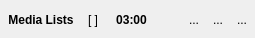
            <widget class="QFrame" name="widgetSet">
             <property name="sizePolicy">
              <sizepolicy hsizetype="Preferred" vsizetype="Fixed">
               <horstretch>0</horstretch>
               <verstretch>0</verstretch>
              </sizepolicy>
             </property>
             <property name="minimumSize">
              <size>
               <width>0</width>
               <height>38</height>
              </size>
             </property>
             <property name="maximumSize">
              <size>
               <width>16777215</width>
               <height>38</height>
              </size>
             </property>
             <layout class="QHBoxLayout" name="horizontalLayout_7">
              <property name="spacing">
               <number>0</number>
              </property>
              <property name="leftMargin">
               <number>1</number>
              </property>
              <property name="topMargin">
               <number>2</number>
              </property>
              <property name="rightMargin">
               <number>1</number>
              </property>
              <property name="bottomMargin">
               <number>0</number>
              </property>
              <item>
               <widget class="QToolButton" name="collectionButton">
                <property name="sizePolicy">
                 <sizepolicy hsizetype="Preferred" vsizetype="Expanding">
                  <horstretch>0</horstretch>
                  <verstretch>0</verstretch>
                 </sizepolicy>
                </property>
                <property name="font">
                 <font>
                  <weight>75</weight>
                  <bold>true</bold>
                 </font>
                </property>
                <property name="toolTip">
                 <string>View Media Lists</string>
                </property>
                <property name="text">
                 <string>Media Lists</string>
                </property>
                <property name="icon">
                 <iconset>
                  <normaloff>convenience/view-media-playlist.png</normaloff>convenience/view-media-playlist.png</iconset>
                </property>
                <property name="iconSize">
                 <size>
                  <width>32</width>
                  <height>32</height>
                 </size>
                </property>
                <property name="toolButtonStyle">
                 <enum>Qt::ToolButtonTextBesideIcon</enum>
                </property>
                <property name="autoRaise">
                 <bool>true</bool>
                </property>
               </widget>
              </item>
              <item>
               <widget class="QFrame" name="frame_13">
                <property name="frameShape">
                 <enum>QFrame::NoFrame</enum>
                </property>
                <property name="frameShadow">
                 <enum>QFrame::Raised</enum>
                </property>
                <layout class="QVBoxLayout" name="verticalLayout_14">
                 <property name="spacing">
                  <number>0</number>
                 </property>
                 <property name="margin">
                  <number>0</number>
                 </property>
                </layout>
               </widget>
              </item>
              <item>
               <widget class="SToolButton" name="fullScreen">
                <property name="toolTip">
                 <string>Show full screen</string>
                </property>
                <property name="text">
                 <string>[ ]</string>
                </property>
                <property name="icon">
                 <iconset>
                  <normaloff>convenience/view-fullscreen.png</normaloff>convenience/view-fullscreen.png</iconset>
                </property>
                <property name="iconSize">
                 <size>
                  <width>16</width>
                  <height>16</height>
                 </size>
                </property>
                <property name="checkable">
                 <bool>true</bool>
                </property>
                <property name="popupMode">
                 <enum>QToolButton::DelayedPopup</enum>
                </property>
                <property name="autoRaise">
                 <bool>true</bool>
                </property>
               </widget>
              </item>
              <item>
               <widget class="QFrame" name="frame_15">
                <property name="frameShape">
                 <enum>QFrame::NoFrame</enum>
                </property>
                <property name="frameShadow">
                 <enum>QFrame::Raised</enum>
                </property>
                <layout class="QVBoxLayout" name="verticalLayout_15">
                 <property name="spacing">
                  <number>0</number>
                 </property>
                 <property name="margin">
                  <number>0</number>
                 </property>
                </layout>
               </widget>
              </item>
              <item>
               <spacer name="horizontalSpacer_10">
                <property name="orientation">
                 <enum>Qt::Horizontal</enum>
                </property>
                <property name="sizeType">
                 <enum>QSizePolicy::Fixed</enum>
                </property>
                <property name="sizeHint" stdset="0">
                 <size>
                  <width>4</width>
                  <height>20</height>
                 </size>
                </property>
               </spacer>
              </item>
              <item>
               <widget class="SFrame" name="volumeFrame">
                <property name="sizePolicy">
                 <sizepolicy hsizetype="Minimum" vsizetype="Preferred">
                  <horstretch>0</horstretch>
                  <verstretch>0</verstretch>
                 </sizepolicy>
                </property>
                <property name="maximumSize">
                 <size>
                  <width>16777215</width>
                  <height>16777215</height>
                 </size>
                </property>
                <property name="frameShape">
                 <enum>QFrame::NoFrame</enum>
                </property>
                <property name="frameShadow">
                 <enum>QFrame::Raised</enum>
                </property>
                <layout class="QHBoxLayout" name="horizontalLayout_8">
                 <property name="spacing">
                  <number>0</number>
                 </property>
                 <property name="margin">
                  <number>0</number>
                 </property>
                </layout>
               </widget>
              </item>
              <item>
               <widget class="QToolButton" name="seekTime">
                <property name="sizePolicy">
                 <sizepolicy hsizetype="Preferred" vsizetype="Fixed">
                  <horstretch>0</horstretch>
                  <verstretch>0</verstretch>
                 </sizepolicy>
                </property>
                <property name="font">
                 <font>
                  <weight>75</weight>
                  <bold>true</bold>
                 </font>
                </property>
                <property name="toolTip">
                 <string>&lt;b&gt;Time elapsed&lt;/b&gt;&lt;br&gt;Click to show remaining time</string>
                </property>
                <property name="text">
                 <string notr="true">03:00</string>
                </property>
                <property name="autoRaise">
                 <bool>true</bool>
                </property>
               </widget>
              </item>
              <item>
               <widget class="SFrame" name="toolsFrame">
                <property name="sizePolicy">
                 <sizepolicy hsizetype="Minimum" vsizetype="Preferred">
                  <horstretch>0</horstretch>
                  <verstretch>0</verstretch>
                 </sizepolicy>
                </property>
                <property name="frameShape">
                 <enum>QFrame::NoFrame</enum>
                </property>
                <property name="frameShadow">
                 <enum>QFrame::Raised</enum>
                </property>
                <layout class="QHBoxLayout" name="horizontalLayout_9">
                 <property name="spacing">
                  <number>0</number>
                 </property>
                 <property name="margin">
                  <number>0</number>
                 </property>
                </layout>
               </widget>
              </item>
              <item>
               <widget class="QFrame" name="seekFrame">
                <property name="sizePolicy">
                 <sizepolicy hsizetype="Preferred" vsizetype="Preferred">
                  <horstretch>0</horstretch>
                  <verstretch>0</verstretch>
                 </sizepolicy>
                </property>
                <property name="frameShape">
                 <enum>QFrame::NoFrame</enum>
                </property>
                <property name="frameShadow">
                 <enum>QFrame::Raised</enum>
                </property>
                <layout class="QHBoxLayout" name="horizontalLayout_4">
                 <property name="spacing">
                  <number>0</number>
                 </property>
                 <property name="margin">
                  <number>0</number>
                 </property>
                </layout>
               </widget>
              </item>
              <item>
               <widget class="Phonon::SeekSlider" name="seekSlider">
                <property name="sizePolicy">
                 <sizepolicy hsizetype="Expanding" vsizetype="Expanding">
                  <horstretch>0</horstretch>
                  <verstretch>0</verstretch>
                 </sizepolicy>
                </property>
                <property name="toolTip">
                 <string/>
                </property>
               </widget>
              </item>
              <item>
               <spacer name="horizontalSpacer">
                <property name="orientation">
                 <enum>Qt::Horizontal</enum>
                </property>
                <property name="sizeType">
                 <enum>QSizePolicy::Fixed</enum>
                </property>
                <property name="sizeHint" stdset="0">
                 <size>
                  <width>2</width>
                  <height>20</height>
                 </size>
                </property>
               </spacer>
              </item>
              <item>
               <widget class="QFrame" name="frame_14">
                <property name="frameShape">
                 <enum>QFrame::NoFrame</enum>
                </property>
                <property name="frameShadow">
                 <enum>QFrame::Raised</enum>
                </property>
                <layout class="QVBoxLayout" name="verticalLayout_12">
                 <property name="spacing">
                  <number>0</number>
                 </property>
                 <property name="leftMargin">
                  <number>0</number>
                 </property>
                 <property name="topMargin">
                  <number>8</number>
                 </property>
                 <property name="rightMargin">
                  <number>0</number>
                 </property>
                 <property name="bottomMargin">
                  <number>0</number>
                 </property>
                </layout>
               </widget>
              </item>
              <item>
               <widget class="SToolButton" name="volumeIcon">
                <property name="sizePolicy">
                 <sizepolicy hsizetype="Fixed" vsizetype="Fixed">
                  <horstretch>0</horstretch>
                  <verstretch>0</verstretch>
                 </sizepolicy>
                </property>
                <property name="toolTip">
                 <string>Mute volume</string>
                </property>
                <property name="text">
                 <string/>
                </property>
                <property name="icon">
                 <iconset>
                  <normaloff>../convenience/preferences-desktop-text-to-speech.png</normaloff>../convenience/preferences-desktop-text-to-speech.png</iconset>
                </property>
                <property name="iconSize">
                 <size>
                  <width>16</width>
                  <height>16</height>
                 </size>
                </property>
                <property name="checkable">
                 <bool>true</bool>
                </property>
                <property name="autoRaise">
                 <bool>true</bool>
                </property>
               </widget>
              </item>
              <item>
               <widget class="Phonon::VolumeSlider" name="volumeSlider">
                <property name="sizePolicy">
                 <sizepolicy hsizetype="Maximum" vsizetype="Expanding">
                  <horstretch>0</horstretch>
                  <verstretch>0</verstretch>
                 </sizepolicy>
                </property>
                <property name="maximumSize">
                 <size>
                  <width>70</width>
                  <height>16777215</height>
                 </size>
                </property>
                <property name="toolTip">
                 <string>Volume</string>
                </property>
               </widget>
              </item>
              <item>
               <spacer name="horizontalSpacer_3">
                <property name="orientation">
                 <enum>Qt::Horizontal</enum>
                </property>
                <property name="sizeType">
                 <enum>QSizePolicy::Fixed</enum>
                </property>
                <property name="sizeHint" stdset="0">
                 <size>
                  <width>2</width>
                  <height>20</height>
                 </size>
                </property>
               </spacer>
              </item>
              <item>
               <widget class="QToolButton" name="mediaPrevious">
                <property name="text">
                 <string>...</string>
                </property>
                <property name="icon">
                 <iconset>
                  <normaloff>convenience/media-skip-backward.png</normaloff>convenience/media-skip-backward.png</iconset>
                </property>
                <property name="iconSize">
                 <size>
                  <width>22</width>
                  <height>22</height>
                 </size>
                </property>
                <property name="autoRaise">
                 <bool>true</bool>
                </property>
               </widget>
              </item>
              <item>
               <widget class="SToolButton" name="mediaPlayPause">
                <property name="sizePolicy">
                 <sizepolicy hsizetype="Fixed" vsizetype="Expanding">
                  <horstretch>0</horstretch>
                  <verstretch>0</verstretch>
                 </sizepolicy>
                </property>
                <property name="toolTip">
                 <string/>
                </property>
                <property name="text">
                 <string>...</string>
                </property>
                <property name="icon">
                 <iconset>
                  <normaloff>convenience/media-playback-start.png</normaloff>convenience/media-playback-start.png</iconset>
                </property>
                <property name="iconSize">
                 <size>
                  <width>32</width>
                  <height>32</height>
                 </size>
                </property>
                <property name="autoRaise">
                 <bool>true</bool>
                </property>
               </widget>
              </item>
              <item>
               <widget class="QToolButton" name="mediaNext">
                <property name="text">
                 <string>...</string>
                </property>
                <property name="icon">
                 <iconset>
                  <normaloff>convenience/media-skip-forward.png</normaloff>convenience/media-skip-forward.png</iconset>
                </property>
                <property name="iconSize">
                 <size>
                  <width>22</width>
                  <height>22</height>
                 </size>
                </property>
                <property name="autoRaise">
                 <bool>true</bool>
                </property>
               </widget>
              </item>
             </layout>
            </widget>
